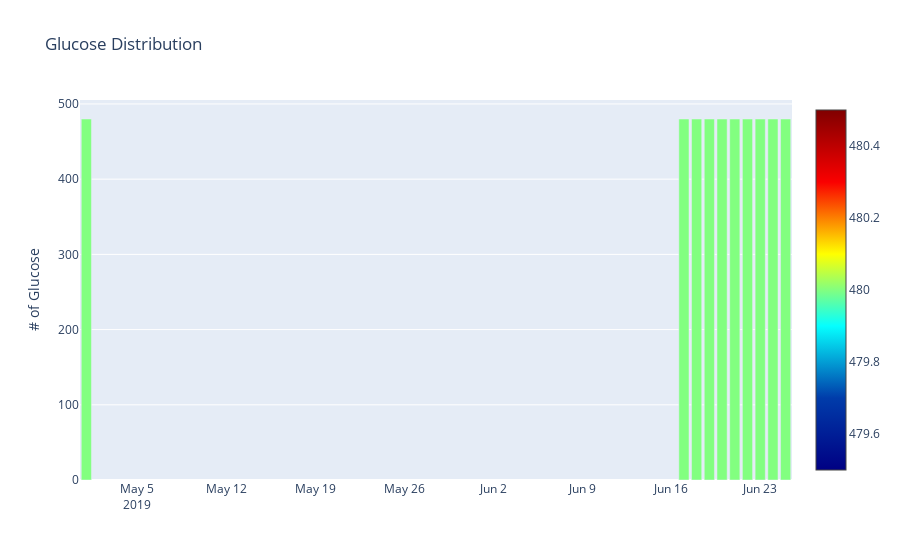

Notebook cell for this chart:
### Code cell
dff = train_df.Date.value_counts()[:10]

trace = go.Bar(
    x=dff.index,
    y=dff.values,
    marker=dict(
        color = dff.values,
        colorscale='Jet',
        showscale=True
    )
)

data = [trace]
layout = go.Layout(
    title='Glucose Distribution', 
    yaxis = dict(title = '# of Glucose')
)

fig = go.Figure(data=data, layout=layout)
py.iplot(fig)

### Figure 1 — Plotly figure (JSON) as saved in the notebook; plotly's stock layout.template omitted (floating-point values rounded to 4 significant figures)
{"data": [{"marker": {"color": [480, 480, 480, 480, 480, 480, 480, 480, 480, 480], "colorscale": [[0, "rgb(0,0,131)"], [0.2, "rgb(0,60,170)"], [0.4, "rgb(5,255,255)"], [0.6, "rgb(255,255,0)"], [0.8, "rgb(250,0,0)"], [1, "rgb(128,0,0)"]], "showscale": true}, "type": "bar", "x": ["2019-05-01", "2019-06-18", "2019-06-25", "2019-06-24", "2019-06-23", "2019-06-22", "2019-06-21", "2019-06-20", "2019-06-19", "2019-06-17"], "y": [480, 480, 480, 480, 480, 480, 480, 480, 480, 480]}], "layout": {"autosize": true, "title": {"text": "Glucose Distribution"}, "xaxis": {"autorange": true, "range": ["2019-04-30 12:00", "2019-06-25 12:00"], "type": "date"}, "yaxis": {"autorange": true, "range": [0, 505.3], "title": {"text": "# of Glucose"}, "type": "linear"}}}
